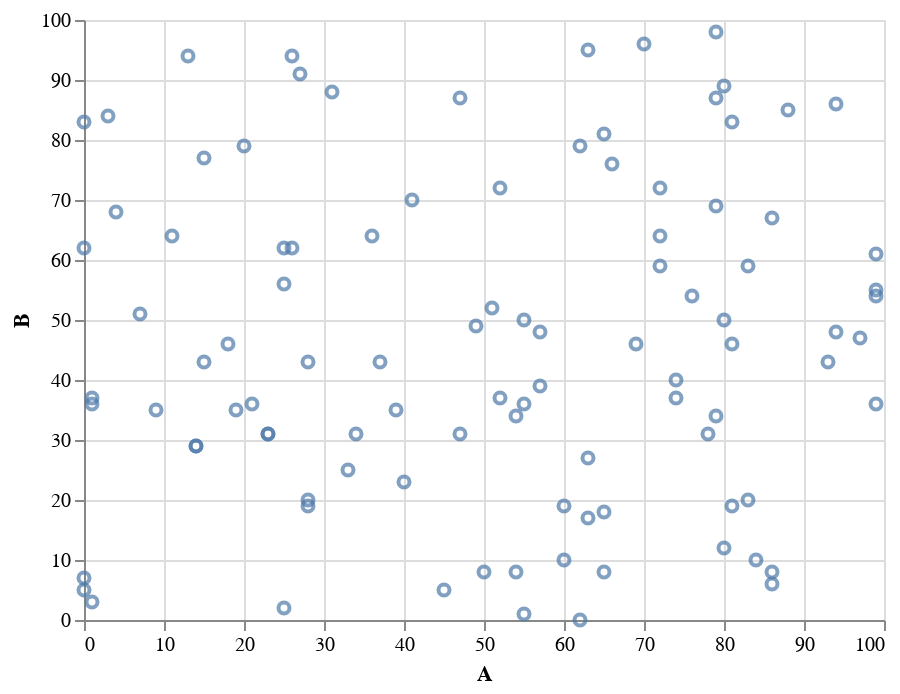

The notebook cell this image was saved under:
### Code cell
import altair as alt
import pandas as pd
import numpy as np

#alt.renderers.enable('notebook')
# alt.renderers.enable('default')
# alt.renderers.enable('mimetype')
# alt.renderers.enable('jupyterlab')

# This is a comment
df = pd.DataFrame(np.random.randint(
    0, 100, size=(100, 4)), columns=list('ABCD'))
(
  alt.Chart(df)
  .mark_point()
  .encode(
    x='A',
    y='B'
  )
)

### Figure 1 — Vega-Lite specification as saved in the notebook (floating-point values rounded to 4 significant figures)
{"$schema": "https://vega.github.io/schema/vega-lite/v4.17.0.json", "config": {"view": {"continuousHeight": 300, "continuousWidth": 400}}, "data": {"name": "data-1125286b93f5e19a19315e8f8f4f6d37"}, "datasets": {"data-1125286b93f5e19a19315e8f8f4f6d37": [{"A": 19, "B": 35, "C": 77, "D": 44}, {"A": 86, "B": 67, "C": 20, "D": 3}, {"A": 1, "B": 37, "C": 54, "D": 53}, {"A": 94, "B": 48, "C": 6, "D": 55}, {"A": 69, "B": 46, "C": 13, "D": 42}, {"A": 86, "B": 6, "C": 80, "D": 96}, {"A": 51, "B": 52, "C": 1, "D": 92}, {"A": 99, "B": 55, "C": 93, "D": 83}, {"A": 72, "B": 64, "C": 67, "D": 77}, {"A": 27, "B": 91, "C": 4, "D": 35}, {"A": 65, "B": 81, "C": 57, "D": 23}, {"A": 74, "B": 37, "C": 2, "D": 39}, {"A": 50, "B": 8, "C": 14, "D": 33}, {"A": 25, "B": 56, "C": 99, "D": 69}, {"A": 70, "B": 96, "C": 95, "D": 48}, {"A": 63, "B": 27, "C": 73, "D": 53}, {"A": 79, "B": 34, "C": 38, "D": 7}, {"A": 79, "B": 87, "C": 47, "D": 27}, {"A": 78, "B": 31, "C": 75, "D": 1}, {"A": 49, "B": 49, "C": 40, "D": 92}, {"A": 25, "B": 2, "C": 27, "D": 12}, {"A": 72, "B": 59, "C": 44, "D": 55}, {"A": 60, "B": 19, "C": 91, "D": 10}, {"A": 63, "B": 17, "C": 49, "D": 70}, {"A": 20, "B": 79, "C": 49, "D": 95}, {"A": 23, "B": 31, "C": 50, "D": 42}, {"A": 28, "B": 43, "C": 60, "D": 5}, {"A": 55, "B": 36, "C": 59, "D": 77}, {"A": 47, "B": 31, "C": 98, "D": 88}, {"A": 41, "B": 70, "C": 17, "D": 9}, {"A": 84, "B": 10, "C": 90, "D": 48}, {"A": 15, "B": 43, "C": 17, "D": 34}, {"A": 62, "B": 0, "C": 79, "D": 98}, {"A": 80, "B": 50, "C": 94, "D": 72}, {"A": 31, "B": 88, "C": 33, "D": 14}, {"A": 54, "B": 34, "C": 65, "D": 19}, {"A": 15, "B": 77, "C": 1, "D": 27}, {"A": 14, "B": 29, "C": 61, "D": 94}, {"A": 57, "B": 48, "C": 7, "D": 46}, {"A": 74, "B": 40, "C": 37, "D": 6}, {"A": 88, "B": 85, "C": 5, "D": 58}, {"A": 18, "B": 46, "C": 56, "D": 78}, {"A": 81, "B": 83, "C": 84, "D": 71}, {"A": 4, "B": 68, "C": 38, "D": 2}, {"A": 97, "B": 47, "C": 6, "D": 4}, {"A": 25, "B": 62, "C": 65, "D": 65}, {"A": 45, "B": 5, "C": 45, "D": 36}, {"A": 52, "B": 72, "C": 75, "D": 93}, {"A": 26, "B": 62, "C": 11, "D": 58}, {"A": 72, "B": 72, "C": 34, "D": 70}, {"A": 0, "B": 5, "C": 61, "D": 35}, {"A": 86, "B": 8, "C": 80, "D": 68}, {"A": 52, "B": 37, "C": 11, "D": 90}, {"A": 54, "B": 8, "C": 70, "D": 17}, {"A": 37, "B": 43, "C": 15, "D": 65}, {"A": 55, "B": 1, "C": 94, "D": 16}, {"A": 28, "B": 19, "C": 47, "D": 46}, {"A": 0, "B": 83, "C": 5, "D": 86}, {"A": 93, "B": 43, "C": 6, "D": 75}, {"A": 99, "B": 36, "C": 92, "D": 32}, {"A": 79, "B": 98, "C": 53, "D": 72}, {"A": 34, "B": 31, "C": 29, "D": 78}, {"A": 23, "B": 31, "C": 72, "D": 38}, {"A": 33, "B": 25, "C": 72, "D": 93}, {"A": 36, "B": 64, "C": 82, "D": 20}, {"A": 62, "B": 79, "C": 29, "D": 89}, {"A": 99, "B": 54, "C": 50, "D": 71}, {"A": 63, "B": 95, "C": 88, "D": 88}, {"A": 0, "B": 7, "C": 63, "D": 85}, {"A": 13, "B": 94, "C": 73, "D": 12}, {"A": 81, "B": 19, "C": 50, "D": 41}, {"A": 14, "B": 29, "C": 38, "D": 13}, {"A": 66, "B": 76, "C": 17, "D": 89}, {"A": 76, "B": 54, "C": 85, "D": 33}, {"A": 9, "B": 35, "C": 87, "D": 47}, {"A": 83, "B": 20, "C": 95, "D": 53}, {"A": 1, "B": 36, "C": 64, "D": 45}, {"A": 80, "B": 12, "C": 55, "D": 55}, {"A": 57, "B": 39, "C": 82, "D": 82}, {"A": 39, "B": 35, "C": 20, "D": 39}, {"A": 79, "B": 69, "C": 9, "D": 71}, {"A": 94, "B": 86, "C": 28, "D": 43}, {"A": 81, "B": 46, "C": 6, "D": 66}, {"A": 28, "B": 20, "C": 11, "D": 79}, {"A": 60, "B": 10, "C": 55, "D": 40}, {"A": 21, "B": 36, "C": 90, "D": 18}, {"A": 65, "B": 8, "C": 42, "D": 32}, {"A": 65, "B": 18, "C": 64, "D": 72}, {"A": 11, "B": 64, "C": 70, "D": 34}, {"A": 83, "B": 59, "C": 8, "D": 72}, {"A": 7, "B": 51, "C": 71, "D": 56}, {"A": 26, "B": 94, "C": 81, "D": 25}, {"A": 99, "B": 61, "C": 6, "D": 37}, {"A": 55, "B": 50, "C": 52, "D": 35}, {"A": 80, "B": 89, "C": 74, "D": 83}, {"A": 40, "B": 23, "C": 95, "D": 58}, {"A": 3, "B": 84, "C": 83, "D": 85}, {"A": 1, "B": 3, "C": 86, "D": 42}, {"A": 0, "B": 62, "C": 90, "D": 0}, {"A": 47, "B": 87, "C": 1, "D": 4}]}, "encoding": {"x": {"field": "A", "type": "quantitative"}, "y": {"field": "B", "type": "quantitative"}}, "mark": "point"}
